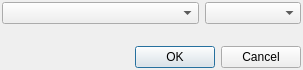
<?xml version="1.0" encoding="UTF-8"?>
<ui version="4.0">
 <class>SelBondOrderDialog</class>
 <widget class="QWidget" name="SelBondOrderDialog">
  <property name="geometry">
   <rect>
    <x>0</x>
    <y>0</y>
    <width>303</width>
    <height>70</height>
   </rect>
  </property>
  <property name="sizePolicy">
   <sizepolicy hsizetype="Preferred" vsizetype="Preferred">
    <horstretch>0</horstretch>
    <verstretch>0</verstretch>
   </sizepolicy>
  </property>
  <property name="windowTitle">
   <string>Select by Bond Order</string>
  </property>
  <layout class="QGridLayout" name="gridLayout">
   <property name="margin">
    <number>2</number>
   </property>
   <item row="1" column="0" colspan="2">
    <widget class="QComboBox" name="orderCB"/>
   </item>
   <item row="3" column="0" colspan="3">
    <widget class="QDialogButtonBox" name="buttonBox">
     <property name="standardButtons">
      <set>QDialogButtonBox::Cancel|QDialogButtonBox::Ok</set>
     </property>
    </widget>
   </item>
   <item row="2" column="0">
    <spacer name="verticalSpacer">
     <property name="orientation">
      <enum>Qt::Vertical</enum>
     </property>
     <property name="sizeHint" stdset="0">
      <size>
       <width>20</width>
       <height>40</height>
      </size>
     </property>
    </spacer>
   </item>
   <item row="1" column="2">
    <widget class="QComboBox" name="operatorCB"/>
   </item>
  </layout>
 </widget>
 <resources/>
 <connections/>
</ui>
